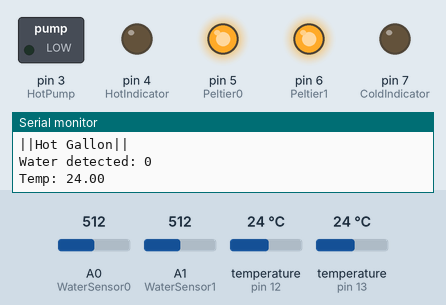
A sketch run on a simulated Arduino Uno, built with avr-gcc and run on an emulated ATmega328P. Shown: switched loads named in the sketch (green lamp = pin HIGH), output pins drawn as LEDs (lit = HIGH), the last lines printed to the serial monitor. Inputs (shaded band) come from the test bench; at power-on: temperature (sensors on pin 13, pin 12) 24 °C, A0 (WaterSensor0) = 512, A1 (WaterSensor1) = 512.

Above: at 4.4 s.
4.5 s: temperature (sensor on pin 13) set to 20.9 °C
7.5 s: temperature (sensor on pin 13) set to 19.3 °C
At 8.1 s:
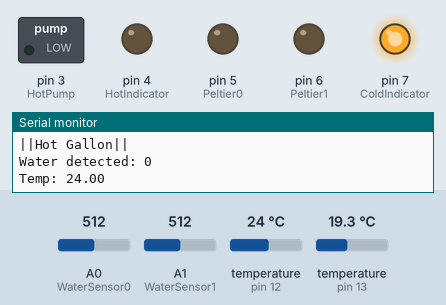
10.5 s: temperature (sensor on pin 13) set to 28 °C
At 12.2 s:
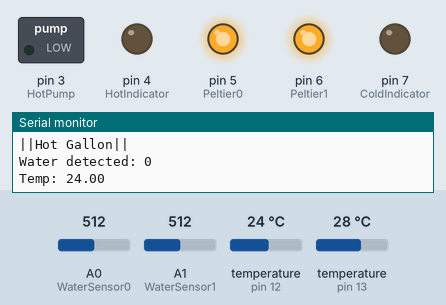
13.5 s: temperature (sensor on pin 13) set to 12 °C
At 14.9 s:
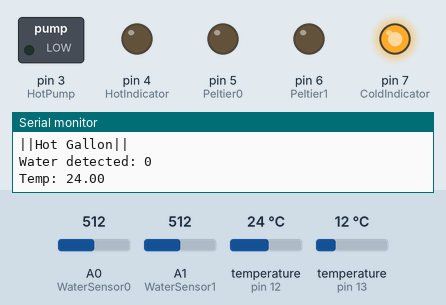
Timing chart, 0 to 16.5 s (numbered marks = the images above; inputs shaded):
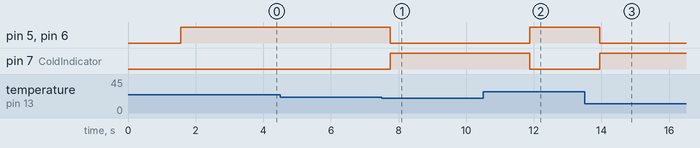

The sketch:

chinchou.ino
```cpp
#include <OneWire.h>
#include <DallasTemperature.h>

#define WaterSensor0  A0
#define WaterSensor1  A1

#define Temp0         13
#define Temp1         12

#define HotIndicator   4
#define ColdIndicator  7

#define HotPump        3
#define ColdPump       2

#define Peltier0       5
#define Peltier1       6

//Water Level Sensor threshold = 275
//Water Temp Sensor threshold  = 20C

OneWire cWater(Temp0);
OneWire hWater(Temp1);

DallasTemperature coldWater(&cWater);
DallasTemperature hotWater(&hWater);

double coldCelcius=0;
double hotCelcius=0;


void setup() {
  Serial.begin(9600);
  coldWater.begin();
  hotWater.begin();
  pinMode(Peltier0,        OUTPUT);
  pinMode(Peltier1,        OUTPUT);
  pinMode(ColdPump,        OUTPUT);
  pinMode(HotPump,         OUTPUT);
  pinMode(ColdIndicator,   OUTPUT);
  pinMode(HotIndicator,    OUTPUT);
  digitalWrite(HotPump,  LOW);
  digitalWrite(ColdPump, LOW);
  digitalWrite(Peltier0, LOW);
  digitalWrite(Peltier1, LOW);
  digitalWrite(ColdIndicator, LOW);
  digitalWrite(HotIndicator, LOW);
}

void loop() {
  coldWater.requestTemperatures();
  hotWater.requestTemperatures();
  coldCelcius = coldWater.getTempCByIndex(0);
  hotCelcius = hotWater.getTempCByIndex(0);
  bool water0 = detectWater0();
  bool water1 = detectWater1();

  if(water0 = false){
    while(water0 = false){
      digitalWrite(ColdPump, HIGH);
    }
  }
  else{
    digitalWrite(HotPump, LOW);
  }

    if(water1 = false){
    while(water1 = false){
      digitalWrite(HotPump, HIGH);
    }
  }
  else{
    digitalWrite(HotPump, LOW);
  }


  // Peltier
  if(coldCelcius <= 20.0 || hotCelcius >= 83.0){
    digitalWrite(Peltier0, LOW);
    digitalWrite(Peltier1, LOW);

  }

  else{
    digitalWrite(Peltier0, HIGH);
    digitalWrite(Peltier1, HIGH);
  }

  if(coldCelcius <= 20.0){
    digitalWrite(ColdIndicator, HIGH);
  } else {
    digitalWrite(ColdIndicator, LOW);
  }

  if(coldCelcius >= 83.0){
    digitalWrite(HotIndicator, HIGH);
  } else {
    digitalWrite(HotIndicator, LOW);
  }

  // Logging
  Serial.println("||Cold Gallon||");
  Serial.print("Water detected: ");
  Serial.println(water0);
  Serial.print("Temp: ");
  Serial.println(coldCelcius);
  Serial.println();
  Serial.println("||Hot Gallon||");
  Serial.print("Water detected: ");
  Serial.println(water1);
  Serial.print("Temp: ");
  Serial.println(hotCelcius);


  delay(500);
}

bool detectWater0() {
  double val = analogRead(WaterSensor0);
  if(val >= 275){
    return true;
  }
  else{
    return false;
  }
}

bool detectWater1() {
  double val = analogRead(WaterSensor1);
  if(val >= 275){
    return true;
  }
  else{
    return false;
  }
}
```

Measured:
- the behaviour switches between 20.1 and 20 °C on temperature (sensor on pin 13) (found by bisection; images 0 and 1)
- after the input at 7.5 s, pin 5 (Peltier0), pin 6 (Peltier1): HIGH → LOW after 0.25 s; pin 7 (ColdIndicator): LOW → HIGH after 0.25 s
- after the input at 10.5 s, pin 5 (Peltier0), pin 6 (Peltier1): LOW → HIGH after 1.4 s; pin 7 (ColdIndicator): HIGH → LOW after 1.4 s
- after the input at 13.5 s, pin 5 (Peltier0), pin 6 (Peltier1): HIGH → LOW after 0.44 s; pin 7 (ColdIndicator): LOW → HIGH after 0.44 s
